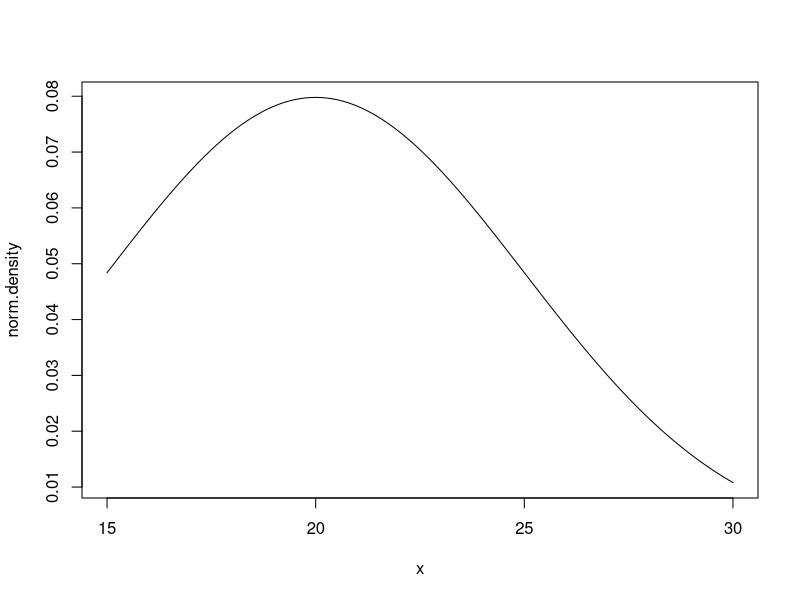

Source code (R):
## ---- chunk 1
knitr::opts_chunk$set(echo = TRUE)
## ---- chunk 2
# 10 random numbers (default range is (0,1))
runif(10)

# P(X < 2) in U(0,6)
punif(2, min=0, max=6)

# P(2 < X < 3.5) in U(0,6)
punif(3.5, min=0, max=6) - punif(2, min=0, max=6)

# Value x such that P(X > x) = .05 in U(-1,1)
qunif(0.05, min=-1, max=1, lower=F)
## ---- chunk 3
# 10 random numbers (default is standard normal N(0,1))
rnorm(10)

# P(X < 2) in N(3,4)
pnorm(2, mean=3, sd=4)

# P(2 < X < 3.5) in N(3,4)
pnorm(3.5, mean=3, sd=4) - pnorm(2, mean=3, sd=4)

# Value x such that P(X > x) = .05 in N(42,6)
qnorm(0.05, mean=42, sd=6, lower=F)

## ---- chunk 4
# define a sequence of x values for which we want to plot a desnity curve
x <- seq(15, 30, length=1000)    # 1000 is the number of values in our sequence.
                                 # It is many more than we need.

# Find the curve height of a normal distribution for each x value
norm.density <- dnorm(x, mean=20, sd= 5)    # Since we passed in a vector 
                                            # of x value, we will get back
                                            # a vector of density values

plot(x, norm.density, type='l')    # type = l draws lines instead of points
## ---- chunk 5
# Create a "population" of values
x <- rnorm(1000)

# Get a sample from the "population"
sample(x, 5)
## ---- chunk 6
# Create a data frame
df <- data.frame(x=1:10, x.sqr=(1:10)^2)
df

# Get a sample from integer list same length as data frame 
sam.idx <- sample(nrow(df), 3)

# These are index values
sam.idx

# Get sample from data frame
df[sam.idx, ]
